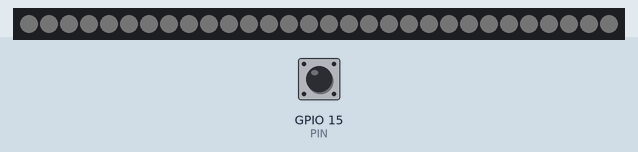
This sketch was run on a simulated ESP32. Shown: 30 RGB LEDs in strip order, left to right. Inputs (shaded band) come from the test bench; at power-on: GPIO 15 (PIN) HIGH. Dim RGB values are drawn brighter than linear.

Above: at 0.15 s.
At 1.2 s:
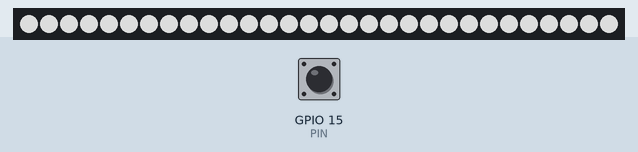
1.3 s: GPIO 15 (PIN) pulled LOW for 1 s
Timing chart, 0 to 4.3 s (numbered marks = the images above; inputs shaded):
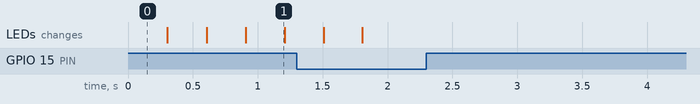

The sketch:

esp-32-lamp.ino
```cpp
#include <FastLED.h>
#include "GyverButton.h"

#define PIN 15
#define LEDSTRIP_PIN 2
#define NUM_LEDS 30
#define FADE_SPEED  2000
#define LED 2

CRGB leds[NUM_LEDS];
GButton butt1(PIN);
CRGB warmColor = CRGB(252, 74, 3);
CRGB coldColor = CRGB(255, 255, 255);

uint8_t value = 0;
bool isLightActive = false;
uint8_t brightness = 0;
bool incrementing = true;
bool isClickAndHold = false;
bool lastWasSingle = false;
uint32_t lastWasSingleTime = 0;


void setup() {
  pinMode(PIN, INPUT);
  pinMode(LEDSTRIP_PIN, OUTPUT);

  //  butt1.setDebounce(1);        // настройка антидребезга (по умолчанию 80 мс)
  // butt1.setTimeout(3);        // настройка таймаута на удержание (по умолчанию 500 мс)
  // butt1.setClickTimeout(6);   // настройка таймаута между кликами (по умолчанию 300 мс)

  // HIGH_PULL - кнопка подключена к GND, пин подтянут к VCC (PIN --- КНОПКА --- GND)
  // LOW_PULL  - кнопка подключена к VCC, пин подтянут к GND
  // butt1.setType(HIGH_PULL);

  // // NORM_OPEN - нормально-разомкнутая кнопка
  // // NORM_CLOSE - нормально-замкнутая кнопка
  // butt1.setDirection(NORM_CLOSE);

  FastLED.addLeds<NEOPIXEL, LEDSTRIP_PIN>(leds, NUM_LEDS);
}

void loop() {
  butt1.tick();  // обязательная функция отработки. Должна постоянно опрашиваться

  // if ()

  if (butt1.isSingle()) {
    // toggleLeds();
    // // lastWasSingle = true;
    // // lastWasSingleTime = millis();
    digitalWrite(LED, HIGH);
    delay(1000);
    digitalWrite(LED, LOW);
  }

   if (butt1.isHold()) {
    digitalWrite(LED, HIGH);
    delay(1000);
    digitalWrite(LED, LOW);
    delay(1000);
    digitalWrite(LED, HIGH);
    delay(1000);
    digitalWrite(LED, LOW);
    delay(1000);
    digitalWrite(LED, HIGH);
    delay(1000);
    digitalWrite(LED, LOW);

    // toggleLeds();
    // lastWasSingle = true;
    // lastWasSingleTime = millis();
  }

  // if ((lastWasSingle || lastWasHold) && (millis() - lastWasSingleTime < 50) && butt1.isHold()) {
  //   setBrightness();
  // }

  // if (butt1.isHold()) {
  //   lastWasHold = true;
  // }
  // else {}

  // if (butt1.isHold()) {
    setBrightness();
  // }
  // Transition from warm to cold


  // if (butt1.isDouble()) {
  //   for (int i = 0; i < 2; i++) {
  //     lightLeds();
  //   }
  // }
}

void toggleLeds() {
  if (isLightActive) {
    isLightActive = !isLightActive;

    for(int i = 0; i < NUM_LEDS; i++) {
      leds[i] = CRGB::White;
    }
    FastLED.show();
  }
  else {
    isLightActive = !isLightActive;

    for(int i = 0; i < NUM_LEDS; i++) {
      leds[i] = CRGB::Black;
    }
    FastLED.show();
  }
}

void setBrightness() {
 if (incrementing) {
    brightness++;
    if (brightness == 255) {
      incrementing = false;
      delay(100);
    }
  } else {
    brightness--;
    if (brightness == 0) {
      incrementing = true;
      delay(100);
    }
  }

  for (int i = 0; i < NUM_LEDS; i++) {
    leds[i] = CRGB( brightness, brightness, brightness );
  }

  FastLED.show();
  delay(5);
}

void transitionColor(CRGB startColor, CRGB endColor) {
  unsigned long startTime = millis();

  while (millis() - startTime <= FADE_SPEED) {
    float percentComplete = (millis() - startTime) / (float)FADE_SPEED;

    // Interpolate colors
    CRGB currentColor = CRGB(
      startColor.r + (endColor.r - startColor.r) * percentComplete,
      startColor.g + (endColor.g - startColor.g) * percentComplete,
      startColor.b + (endColor.b - startColor.b) * percentComplete
    );

    // Set LED colors
    fill_solid(leds, NUM_LEDS, currentColor);
    FastLED.show();
  }
}
```
